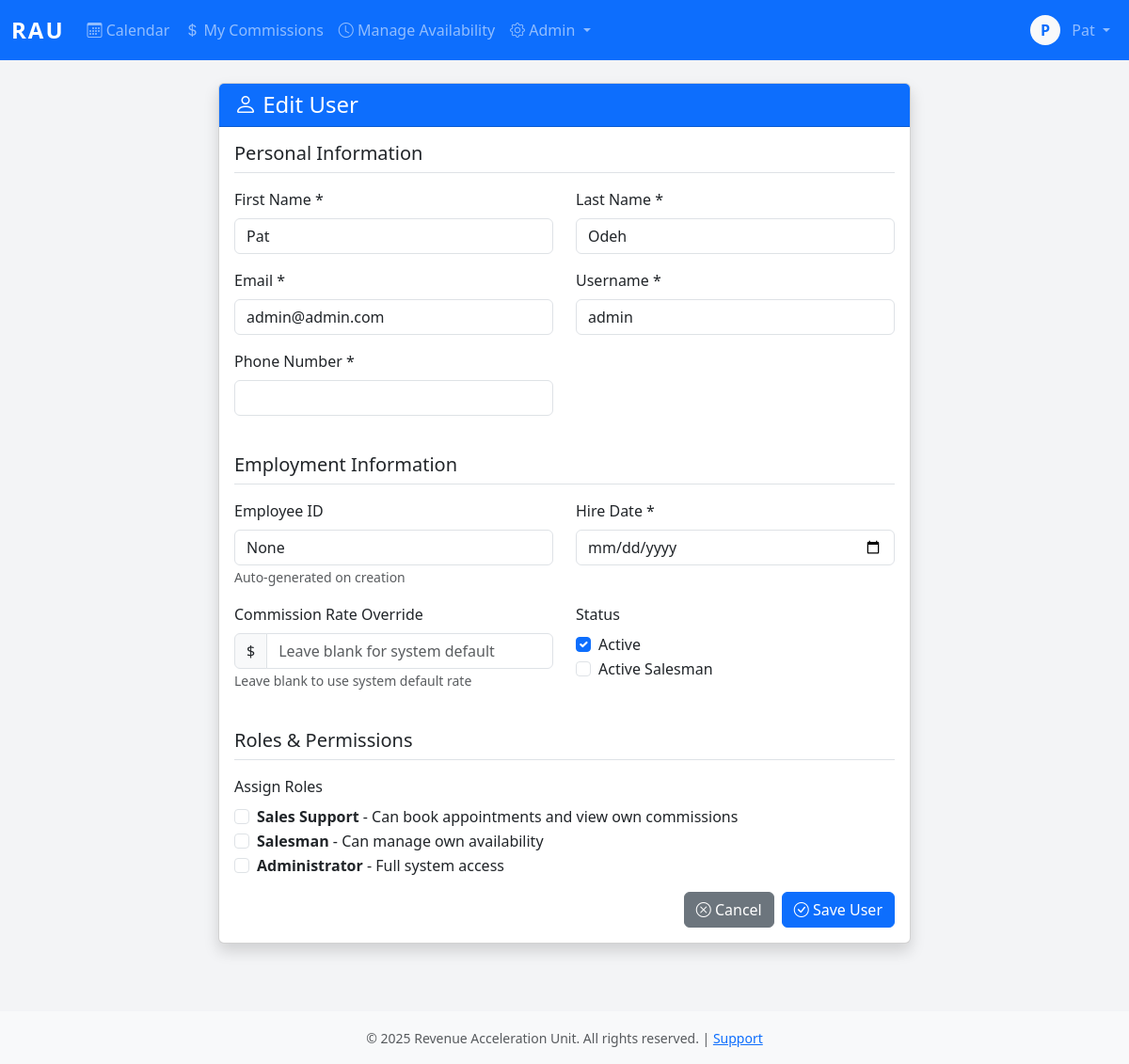
The app's page /admiin/users/1/edit/ (signed in), older data.
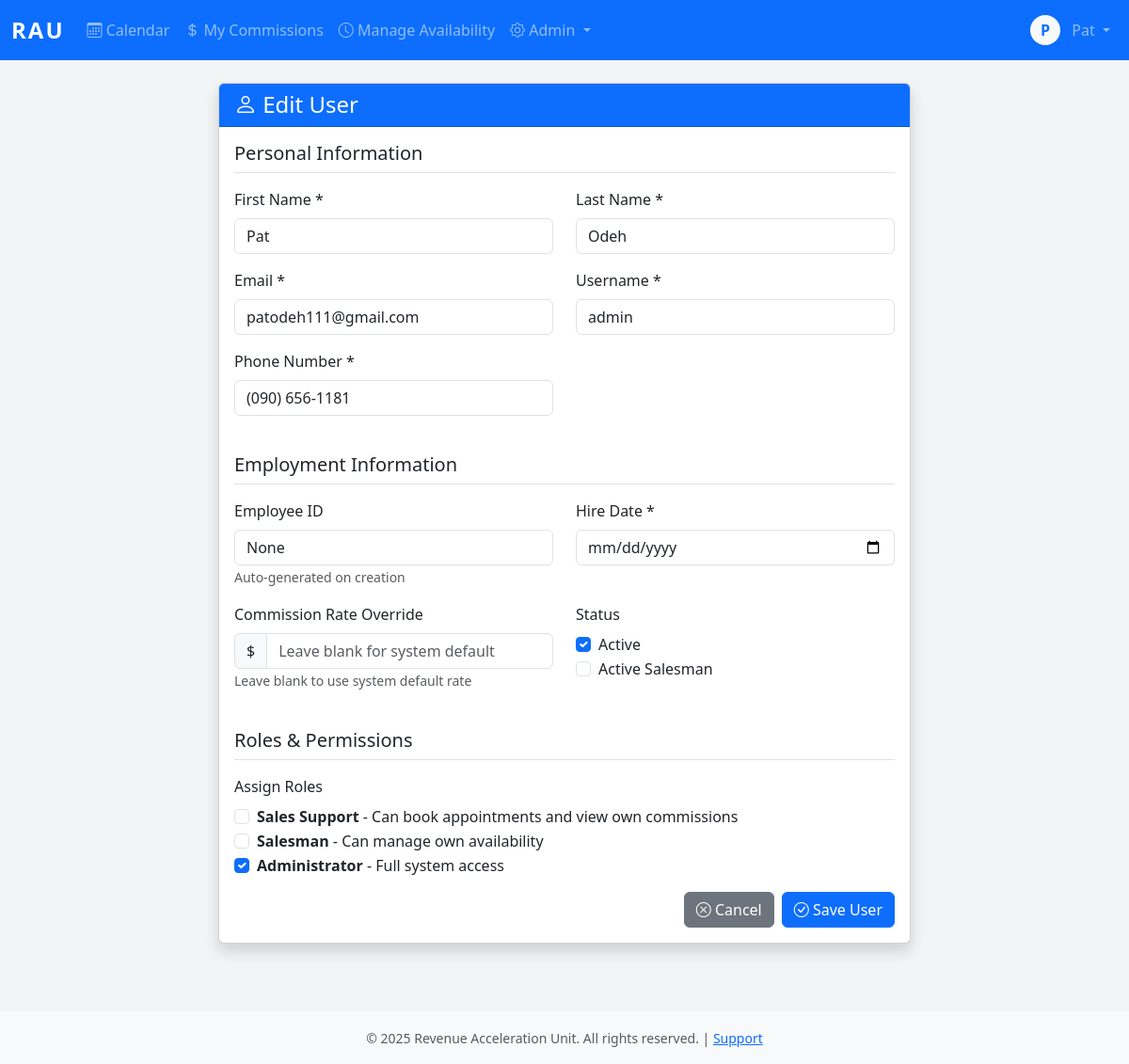
The same page, newer data.
### core/models.py (models this page shows, shortened)
class User(AbstractBaseUser, PermissionsMixin):
    username = models.CharField(max_length=150, unique=True)
    email = models.EmailField(unique=True)
    first_name = models.CharField(max_length=100)
    last_name = models.CharField(max_length=100)
    employee_id = models.CharField(max_length=20, unique=True, null=True, blank=True)
    phone_number = models.CharField(max_length=20)
    commission_rate = models.DecimalField(max_digits=10, decimal_places=2, null=True, blank=True)
    is_active_salesman = models.BooleanField(default=False)
    hire_date = models.DateField(null=True)
    is_active = models.BooleanField(default=True)
    is_staff = models.BooleanField(default=False)
    is_superuser = models.BooleanField(default=False)
    date_joined = models.DateTimeField(default=timezone.now)
    last_login = models.DateTimeField(null=True, blank=True)
    password_reset_token = models.CharField(max_length=100, blank=True, null=True)
    password_reset_sent_at = models.DateTimeField(null=True, blank=True)
    failed_login_attempts = models.IntegerField(default=0)
    last_failed_login = models.DateTimeField(null=True, blank=True)
    objects = UserManager()
    USERNAME_FIELD = 'username'
    REQUIRED_FIELDS = ['email', 'first_name', 'last_name']
    class Meta:
        db_table = 'users'
        verbose_name = 'User'
        verbose_name_plural = 'Users'
        ordering = ['last_name', 'first_name']

### core/views.py (the view)
# urls.py: path('admiin/users/<int:pk>/edit/', views.user_edit, name='user_edit'),
@login_required
@admin_required
def user_edit(request, pk):
    user = get_object_or_404(User, pk=pk)
    if request.method == 'POST':
        form = UserForm(request.POST, instance=user)
        if form.is_valid():
            form.save()
            messages.success(request, 'User updated successfully!')
            return redirect('users')
    else:
        form = UserForm(instance=user)
    return render(request, 'user_form.html', {'form': form, 'title': 'Edit User', 'user': user})

### core/templates/user_form.html (shortened to what the changed rows need)
{% extends 'base.html' %}
{% block content %}
<div class="container">
    <div class="row justify-content-center">
        <div class="col-md-8">
            <div class="card shadow">
                <div class="card-body">
                    <form method="post">
                        <div class="row">
                            <div class="col-md-6 mb-3">
                                <label for="{{ form.first_name.id_for_label }}" class="form-label">First Name *</label>
                                <input type="text" name="first_name" class="form-control" value="{{ form.first_name.value|default:'' }}" required>
                            </div>
                            <div class="col-md-6 mb-3">
                                <label for="{{ form.last_name.id_for_label }}" class="form-label">Last Name *</label>
                                <input type="text" name="last_name" class="form-control" value="{{ form.last_name.value|default:'' }}" required>
                            </div>
                        </div>
                        <div class="row">
                            <div class="col-md-6 mb-3">
                                <label for="{{ form.email.id_for_label }}" class="form-label">Email *</label>
                                <input type="email" name="email" class="form-control" value="{{ form.email.value|default:'' }}" required>
                            </div>
                            <div class="col-md-6 mb-3">
                                <label for="{{ form.username.id_for_label }}" class="form-label">Username *</label>
                                <input type="text" name="username" class="form-control" value="{{ form.username.value|default:'' }}" required>
                            </div>
                        </div>
                        <div class="row">
                            <div class="col-md-6 mb-3">
                                <label for="{{ form.phone_number.id_for_label }}" class="form-label">Phone Number *</label>
                                <input type="text" name="phone_number" class="form-control" value="{{ form.phone_number.value|default:'' }}" required>
                            </div>
                        </div>
                        <div class="row">
                            {% if user %}
                            <div class="col-md-6 mb-3">
                                <label class="form-label">Employee ID</label>
                                <input type="text" class="form-control" value="{{ user.employee_id }}" readonly>
                                <small class="text-muted">Auto-generated on creation</small>
                            </div>
                            {% endif %}
                            <div class="col-md-6 mb-3">
                                <label for="{{ form.hire_date.id_for_label }}" class="form-label">Hire Date *</label>
                                <input type="date" name="hire_date" class="form-control" value="{{ form.hire_date.value|default:'' }}" required>
                            </div>
                        </div>
                        <div class="mb-3">
                            <div class="form-check">
                                <input type="checkbox" name="roles" value="admin" class="form-check-input" id="role_admin"
                                       {% if 'admin' in form.roles.value %}checked{% endif %}>
                                <label class="form-check-label" for="role_admin">
                                    <strong>Administrator</strong> - Full system access
                                </label>
                            </div>
                        </div>
                    </form>
                </div>
            </div>
        </div>
    </div>
</div>
{% endblock %}

### core/templates/base.html (shortened to what this page needs)
<!DOCTYPE html>
<html lang="en">
<head>
    <link href="https://cdn.jsdelivr.net/npm/bootstrap@5.3.0/dist/css/bootstrap.min.css" rel="stylesheet">
    <link rel="stylesheet" href="https://cdn.jsdelivr.net/npm/bootstrap-icons@1.11.0/font/bootstrap-icons.css">
    {% load static %}
    <link rel="stylesheet" href="{% static 'css/styles.css' %}">
</head>
<body>
    {% if user.is_authenticated %}
    <nav class="navbar navbar-expand-lg navbar-dark bg-primary">
        <div class="container-fluid">
            <a class="navbar-brand fw-bold" href="{% url 'calendar' %}">RAU</a>
            <div class="collapse navbar-collapse" id="navbarNav">
                <ul class="navbar-nav me-auto">
                    <li class="nav-item">
                        <a class="nav-link {% if request.resolver_match.url_name == 'calendar' %}active{% endif %}"
                           href="{% url 'calendar' %}">
                            <i class="bi bi-calendar3"></i> Calendar
                        </a>
                    </li>
                    <li class="nav-item">
                        <a class="nav-link {% if request.resolver_match.url_name == 'commissions' %}active{% endif %}"
                           href="{% url 'commissions' %}">
                            <i class="bi bi-currency-dollar"></i> My Commissions
                        </a>
                    </li>
                    {% if user.is_active_salesman or user.is_staff %}
                    <li class="nav-item">
                        <a class="nav-link {% if request.resolver_match.url_name == 'availability' %}active{% endif %}"
                           href="{% url 'availability' %}">
                            <i class="bi bi-clock"></i> Manage Availability
                        </a>
                    </li>
                    {% endif %}
                    {% if user.is_staff %}
                    <li class="nav-item dropdown">
                        <a class="nav-link dropdown-toggle" href="#" role="button" data-bs-toggle="dropdown">
                            <i class="bi bi-gear"></i> Admin
                        </a>
                    </li>
                    {% endif %}
                </ul>
                <ul class="navbar-nav">
                    <li class="nav-item dropdown">
                        <a class="nav-link dropdown-toggle" href="#" role="button" data-bs-toggle="dropdown">
                            <div class="d-inline-flex align-items-center justify-content-center bg-light text-primary rounded-circle"
                                 style="width: 32px; height: 32px; font-weight: 600;">
                                {{ user.first_name.0 }}
                            </div>
                            <span class="ms-2">{{ user.first_name }}</span>
                        </a>
                            </a></li>
                        </ul>
            </div>
        </div>
    </nav>
    {% endif %}
    <main class="{% if user.is_authenticated %}container-fluid py-4{% endif %}">
        {% block content %}{% endblock %}
    </main>
    {% if user.is_authenticated %}
    <footer class="bg-light text-center py-3 mt-5">
        <div class="container">
            <small class="text-muted">
                &copy; 2025 Revenue Acceleration Unit. All rights reserved. |
                <a href="#">Support</a>
            </small>
        </div>
    </footer>
    {% endif %}
    {% load static %}
</body>
</html>

Row changes from the older to the newer data that the page shows:
changed User "Pat": email "admin@admin.com" → "patodeh111@gmail.com"; phone_number (not shown) → "(090) 656-1181"
Text that changed along with them:
form field roles: "☐" → "☑"
